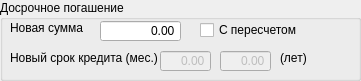
     <widget class="QGroupBox" name="GroupBox_rasrochka">
      <property name="geometry">
       <rect>
        <x>10</x>
        <y>290</y>
        <width>361</width>
        <height>81</height>
       </rect>
      </property>
      <property name="title">
       <string>Досрочное погашение</string>
      </property>
      <widget class="QLabel" name="label_14">
       <property name="geometry">
        <rect>
         <x>10</x>
         <y>20</y>
         <width>81</width>
         <height>16</height>
        </rect>
       </property>
       <property name="text">
        <string>Новая сумма</string>
       </property>
      </widget>
      <widget class="QDoubleSpinBox" name="sum_plat">
       <property name="geometry">
        <rect>
         <x>100</x>
         <y>20</y>
         <width>81</width>
         <height>22</height>
        </rect>
       </property>
       <property name="layoutDirection">
        <enum>Qt::LeftToRight</enum>
       </property>
       <property name="alignment">
        <set>Qt::AlignRight|Qt::AlignTrailing|Qt::AlignVCenter</set>
       </property>
       <property name="buttonSymbols">
        <enum>QAbstractSpinBox::NoButtons</enum>
       </property>
       <property name="maximum">
        <double>99999999.989999994635582</double>
       </property>
      </widget>
      <widget class="QDoubleSpinBox" name="srok_kred_new">
       <property name="enabled">
        <bool>false</bool>
       </property>
       <property name="geometry">
        <rect>
         <x>160</x>
         <y>50</y>
         <width>51</width>
         <height>22</height>
        </rect>
       </property>
       <property name="layoutDirection">
        <enum>Qt::LeftToRight</enum>
       </property>
       <property name="alignment">
        <set>Qt::AlignRight|Qt::AlignTrailing|Qt::AlignVCenter</set>
       </property>
       <property name="buttonSymbols">
        <enum>QAbstractSpinBox::NoButtons</enum>
       </property>
      </widget>
      <widget class="QLabel" name="label_19">
       <property name="geometry">
        <rect>
         <x>10</x>
         <y>50</y>
         <width>151</width>
         <height>16</height>
        </rect>
       </property>
       <property name="text">
        <string>Новый срок кредита (мес.)</string>
       </property>
      </widget>
      <widget class="QLabel" name="label_20">
       <property name="geometry">
        <rect>
         <x>280</x>
         <y>50</y>
         <width>41</width>
         <height>16</height>
        </rect>
       </property>
       <property name="text">
        <string>(лет)</string>
       </property>
      </widget>
      <widget class="QCheckBox" name="check_recalc_graf">
       <property name="geometry">
        <rect>
         <x>200</x>
         <y>20</y>
         <width>121</width>
         <height>20</height>
        </rect>
       </property>
       <property name="text">
        <string>С пересчетом</string>
       </property>
      </widget>
      <widget class="QDoubleSpinBox" name="srok_kred_year_new">
       <property name="enabled">
        <bool>false</bool>
       </property>
       <property name="geometry">
        <rect>
         <x>220</x>
         <y>50</y>
         <width>51</width>
         <height>22</height>
        </rect>
       </property>
       <property name="layoutDirection">
        <enum>Qt::LeftToRight</enum>
       </property>
       <property name="alignment">
        <set>Qt::AlignRight|Qt::AlignTrailing|Qt::AlignVCenter</set>
       </property>
       <property name="buttonSymbols">
        <enum>QAbstractSpinBox::NoButtons</enum>
       </property>
      </widget>
     </widget>
